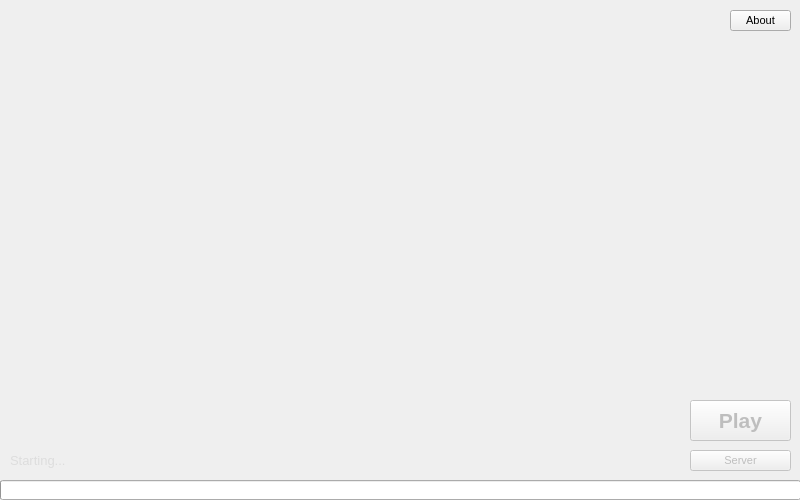
<?xml version="1.0" encoding="UTF-8"?>
<ui version="4.0">
 <class>Updater</class>
 <widget class="QMainWindow" name="Updater">
  <property name="geometry">
   <rect>
    <x>0</x>
    <y>0</y>
    <width>800</width>
    <height>500</height>
   </rect>
  </property>
  <property name="sizePolicy">
   <sizepolicy hsizetype="Fixed" vsizetype="Fixed">
    <horstretch>0</horstretch>
    <verstretch>0</verstretch>
   </sizepolicy>
  </property>
  <property name="minimumSize">
   <size>
    <width>800</width>
    <height>500</height>
   </size>
  </property>
  <property name="maximumSize">
   <size>
    <width>800</width>
    <height>500</height>
   </size>
  </property>
  <property name="windowTitle">
   <string>DVUpdater</string>
  </property>
  <property name="windowIcon">
   <iconset resource="UnrealUpdater.qrc">
    <normaloff>:/data/Res/Icon.png</normaloff>:/data/Res/Icon.png</iconset>
  </property>
  <property name="animated">
   <bool>true</bool>
  </property>
  <widget class="QWidget" name="centralWidget">
   <property name="sizePolicy">
    <sizepolicy hsizetype="Fixed" vsizetype="Fixed">
     <horstretch>0</horstretch>
     <verstretch>0</verstretch>
    </sizepolicy>
   </property>
   <widget class="QProgressBar" name="downloadProgress">
    <property name="geometry">
     <rect>
      <x>0</x>
      <y>480</y>
      <width>801</width>
      <height>20</height>
     </rect>
    </property>
    <property name="focusPolicy">
     <enum>Qt::NoFocus</enum>
    </property>
    <property name="value">
     <number>0</number>
    </property>
    <property name="textVisible">
     <bool>false</bool>
    </property>
   </widget>
   <widget class="QLabel" name="userInformation">
    <property name="geometry">
     <rect>
      <x>10</x>
      <y>450</y>
      <width>661</width>
      <height>20</height>
     </rect>
    </property>
    <property name="palette">
     <palette>
      <active>
       <colorrole role="WindowText">
        <brush brushstyle="SolidPattern">
         <color alpha="255">
          <red>221</red>
          <green>221</green>
          <blue>221</blue>
         </color>
        </brush>
       </colorrole>
       <colorrole role="Text">
        <brush brushstyle="SolidPattern">
         <color alpha="255">
          <red>212</red>
          <green>212</green>
          <blue>212</blue>
         </color>
        </brush>
       </colorrole>
       <colorrole role="ButtonText">
        <brush brushstyle="SolidPattern">
         <color alpha="255">
          <red>220</red>
          <green>220</green>
          <blue>220</blue>
         </color>
        </brush>
       </colorrole>
      </active>
      <inactive>
       <colorrole role="WindowText">
        <brush brushstyle="SolidPattern">
         <color alpha="255">
          <red>221</red>
          <green>221</green>
          <blue>221</blue>
         </color>
        </brush>
       </colorrole>
       <colorrole role="Text">
        <brush brushstyle="SolidPattern">
         <color alpha="255">
          <red>212</red>
          <green>212</green>
          <blue>212</blue>
         </color>
        </brush>
       </colorrole>
       <colorrole role="ButtonText">
        <brush brushstyle="SolidPattern">
         <color alpha="255">
          <red>220</red>
          <green>220</green>
          <blue>220</blue>
         </color>
        </brush>
       </colorrole>
      </inactive>
      <disabled>
       <colorrole role="WindowText">
        <brush brushstyle="SolidPattern">
         <color alpha="255">
          <red>120</red>
          <green>120</green>
          <blue>120</blue>
         </color>
        </brush>
       </colorrole>
       <colorrole role="Text">
        <brush brushstyle="SolidPattern">
         <color alpha="255">
          <red>120</red>
          <green>120</green>
          <blue>120</blue>
         </color>
        </brush>
       </colorrole>
       <colorrole role="ButtonText">
        <brush brushstyle="SolidPattern">
         <color alpha="255">
          <red>120</red>
          <green>120</green>
          <blue>120</blue>
         </color>
        </brush>
       </colorrole>
      </disabled>
     </palette>
    </property>
    <property name="font">
     <font>
      <pointsize>10</pointsize>
      <weight>50</weight>
      <bold>false</bold>
     </font>
    </property>
    <property name="text">
     <string>Starting...</string>
    </property>
   </widget>
   <widget class="QTextBrowser" name="releaseNotes">
    <property name="geometry">
     <rect>
      <x>10</x>
      <y>10</y>
      <width>711</width>
      <height>361</height>
     </rect>
    </property>
    <property name="sizePolicy">
     <sizepolicy hsizetype="Fixed" vsizetype="Fixed">
      <horstretch>0</horstretch>
      <verstretch>0</verstretch>
     </sizepolicy>
    </property>
    <property name="palette">
     <palette>
      <active>
       <colorrole role="WindowText">
        <brush brushstyle="SolidPattern">
         <color alpha="255">
          <red>202</red>
          <green>202</green>
          <blue>202</blue>
         </color>
        </brush>
       </colorrole>
       <colorrole role="Text">
        <brush brushstyle="SolidPattern">
         <color alpha="255">
          <red>202</red>
          <green>202</green>
          <blue>202</blue>
         </color>
        </brush>
       </colorrole>
       <colorrole role="BrightText">
        <brush brushstyle="SolidPattern">
         <color alpha="255">
          <red>202</red>
          <green>202</green>
          <blue>202</blue>
         </color>
        </brush>
       </colorrole>
       <colorrole role="ButtonText">
        <brush brushstyle="SolidPattern">
         <color alpha="255">
          <red>200</red>
          <green>200</green>
          <blue>200</blue>
         </color>
        </brush>
       </colorrole>
       <colorrole role="Base">
        <brush brushstyle="SolidPattern">
         <color alpha="0">
          <red>255</red>
          <green>255</green>
          <blue>255</blue>
         </color>
        </brush>
       </colorrole>
      </active>
      <inactive>
       <colorrole role="WindowText">
        <brush brushstyle="SolidPattern">
         <color alpha="255">
          <red>202</red>
          <green>202</green>
          <blue>202</blue>
         </color>
        </brush>
       </colorrole>
       <colorrole role="Text">
        <brush brushstyle="SolidPattern">
         <color alpha="255">
          <red>202</red>
          <green>202</green>
          <blue>202</blue>
         </color>
        </brush>
       </colorrole>
       <colorrole role="BrightText">
        <brush brushstyle="SolidPattern">
         <color alpha="255">
          <red>202</red>
          <green>202</green>
          <blue>202</blue>
         </color>
        </brush>
       </colorrole>
       <colorrole role="ButtonText">
        <brush brushstyle="SolidPattern">
         <color alpha="255">
          <red>200</red>
          <green>200</green>
          <blue>200</blue>
         </color>
        </brush>
       </colorrole>
       <colorrole role="Base">
        <brush brushstyle="SolidPattern">
         <color alpha="0">
          <red>255</red>
          <green>255</green>
          <blue>255</blue>
         </color>
        </brush>
       </colorrole>
      </inactive>
      <disabled>
       <colorrole role="WindowText">
        <brush brushstyle="SolidPattern">
         <color alpha="255">
          <red>120</red>
          <green>120</green>
          <blue>120</blue>
         </color>
        </brush>
       </colorrole>
       <colorrole role="Text">
        <brush brushstyle="SolidPattern">
         <color alpha="255">
          <red>120</red>
          <green>120</green>
          <blue>120</blue>
         </color>
        </brush>
       </colorrole>
       <colorrole role="BrightText">
        <brush brushstyle="SolidPattern">
         <color alpha="255">
          <red>202</red>
          <green>202</green>
          <blue>202</blue>
         </color>
        </brush>
       </colorrole>
       <colorrole role="ButtonText">
        <brush brushstyle="SolidPattern">
         <color alpha="255">
          <red>120</red>
          <green>120</green>
          <blue>120</blue>
         </color>
        </brush>
       </colorrole>
       <colorrole role="Base">
        <brush brushstyle="SolidPattern">
         <color alpha="255">
          <red>240</red>
          <green>240</green>
          <blue>240</blue>
         </color>
        </brush>
       </colorrole>
      </disabled>
     </palette>
    </property>
    <property name="font">
     <font>
      <pointsize>10</pointsize>
     </font>
    </property>
    <property name="frameShape">
     <enum>QFrame::NoFrame</enum>
    </property>
    <property name="lineWidth">
     <number>0</number>
    </property>
    <property name="verticalScrollBarPolicy">
     <enum>Qt::ScrollBarAlwaysOff</enum>
    </property>
    <property name="horizontalScrollBarPolicy">
     <enum>Qt::ScrollBarAlwaysOff</enum>
    </property>
   </widget>
   <widget class="QTextBrowser" name="streamedMessages">
    <property name="geometry">
     <rect>
      <x>10</x>
      <y>370</y>
      <width>661</width>
      <height>71</height>
     </rect>
    </property>
    <property name="sizePolicy">
     <sizepolicy hsizetype="Fixed" vsizetype="Fixed">
      <horstretch>0</horstretch>
      <verstretch>0</verstretch>
     </sizepolicy>
    </property>
    <property name="palette">
     <palette>
      <active>
       <colorrole role="WindowText">
        <brush brushstyle="SolidPattern">
         <color alpha="255">
          <red>202</red>
          <green>202</green>
          <blue>202</blue>
         </color>
        </brush>
       </colorrole>
       <colorrole role="Text">
        <brush brushstyle="SolidPattern">
         <color alpha="255">
          <red>202</red>
          <green>202</green>
          <blue>202</blue>
         </color>
        </brush>
       </colorrole>
       <colorrole role="BrightText">
        <brush brushstyle="SolidPattern">
         <color alpha="255">
          <red>202</red>
          <green>202</green>
          <blue>202</blue>
         </color>
        </brush>
       </colorrole>
       <colorrole role="ButtonText">
        <brush brushstyle="SolidPattern">
         <color alpha="255">
          <red>200</red>
          <green>200</green>
          <blue>200</blue>
         </color>
        </brush>
       </colorrole>
       <colorrole role="Base">
        <brush brushstyle="SolidPattern">
         <color alpha="0">
          <red>255</red>
          <green>255</green>
          <blue>255</blue>
         </color>
        </brush>
       </colorrole>
      </active>
      <inactive>
       <colorrole role="WindowText">
        <brush brushstyle="SolidPattern">
         <color alpha="255">
          <red>202</red>
          <green>202</green>
          <blue>202</blue>
         </color>
        </brush>
       </colorrole>
       <colorrole role="Text">
        <brush brushstyle="SolidPattern">
         <color alpha="255">
          <red>202</red>
          <green>202</green>
          <blue>202</blue>
         </color>
        </brush>
       </colorrole>
       <colorrole role="BrightText">
        <brush brushstyle="SolidPattern">
         <color alpha="255">
          <red>202</red>
          <green>202</green>
          <blue>202</blue>
         </color>
        </brush>
       </colorrole>
       <colorrole role="ButtonText">
        <brush brushstyle="SolidPattern">
         <color alpha="255">
          <red>200</red>
          <green>200</green>
          <blue>200</blue>
         </color>
        </brush>
       </colorrole>
       <colorrole role="Base">
        <brush brushstyle="SolidPattern">
         <color alpha="0">
          <red>255</red>
          <green>255</green>
          <blue>255</blue>
         </color>
        </brush>
       </colorrole>
      </inactive>
      <disabled>
       <colorrole role="WindowText">
        <brush brushstyle="SolidPattern">
         <color alpha="255">
          <red>120</red>
          <green>120</green>
          <blue>120</blue>
         </color>
        </brush>
       </colorrole>
       <colorrole role="Text">
        <brush brushstyle="SolidPattern">
         <color alpha="255">
          <red>120</red>
          <green>120</green>
          <blue>120</blue>
         </color>
        </brush>
       </colorrole>
       <colorrole role="BrightText">
        <brush brushstyle="SolidPattern">
         <color alpha="255">
          <red>202</red>
          <green>202</green>
          <blue>202</blue>
         </color>
        </brush>
       </colorrole>
       <colorrole role="ButtonText">
        <brush brushstyle="SolidPattern">
         <color alpha="255">
          <red>120</red>
          <green>120</green>
          <blue>120</blue>
         </color>
        </brush>
       </colorrole>
       <colorrole role="Base">
        <brush brushstyle="SolidPattern">
         <color alpha="255">
          <red>240</red>
          <green>240</green>
          <blue>240</blue>
         </color>
        </brush>
       </colorrole>
      </disabled>
     </palette>
    </property>
    <property name="font">
     <font>
      <pointsize>10</pointsize>
     </font>
    </property>
    <property name="frameShape">
     <enum>QFrame::NoFrame</enum>
    </property>
    <property name="lineWidth">
     <number>0</number>
    </property>
    <property name="verticalScrollBarPolicy">
     <enum>Qt::ScrollBarAlwaysOff</enum>
    </property>
    <property name="horizontalScrollBarPolicy">
     <enum>Qt::ScrollBarAlwaysOff</enum>
    </property>
   </widget>
   <widget class="QPushButton" name="launchGame">
    <property name="enabled">
     <bool>false</bool>
    </property>
    <property name="geometry">
     <rect>
      <x>690</x>
      <y>400</y>
      <width>101</width>
      <height>41</height>
     </rect>
    </property>
    <property name="font">
     <font>
      <pointsize>16</pointsize>
      <weight>75</weight>
      <bold>true</bold>
     </font>
    </property>
    <property name="text">
     <string>Play</string>
    </property>
    <property name="icon">
     <iconset resource="UnrealUpdater.qrc">
      <normaloff>:/data/Res/Launch.png</normaloff>:/data/Res/Launch.png</iconset>
    </property>
    <property name="iconSize">
     <size>
      <width>35</width>
      <height>35</height>
     </size>
    </property>
    <property name="autoDefault">
     <bool>true</bool>
    </property>
    <property name="default">
     <bool>true</bool>
    </property>
    <property name="flat">
     <bool>false</bool>
    </property>
   </widget>
   <widget class="QPushButton" name="about">
    <property name="enabled">
     <bool>true</bool>
    </property>
    <property name="geometry">
     <rect>
      <x>730</x>
      <y>10</y>
      <width>61</width>
      <height>21</height>
     </rect>
    </property>
    <property name="font">
     <font>
      <pointsize>8</pointsize>
     </font>
    </property>
    <property name="text">
     <string>About</string>
    </property>
    <property name="icon">
     <iconset resource="UnrealUpdater.qrc">
      <normaloff>:/data/Res/Icon.png</normaloff>:/data/Res/Icon.png</iconset>
    </property>
    <property name="iconSize">
     <size>
      <width>15</width>
      <height>15</height>
     </size>
    </property>
    <property name="flat">
     <bool>false</bool>
    </property>
   </widget>
   <widget class="QLabel" name="image">
    <property name="geometry">
     <rect>
      <x>0</x>
      <y>0</y>
      <width>800</width>
      <height>500</height>
     </rect>
    </property>
    <property name="font">
     <font>
      <stylestrategy>PreferAntialias</stylestrategy>
     </font>
    </property>
    <property name="text">
     <string/>
    </property>
    <property name="pixmap">
     <pixmap resource="UnrealUpdater.qrc">:/data/Res/MainBackground.png</pixmap>
    </property>
   </widget>
   <widget class="QPushButton" name="launchServer">
    <property name="enabled">
     <bool>false</bool>
    </property>
    <property name="geometry">
     <rect>
      <x>690</x>
      <y>450</y>
      <width>101</width>
      <height>21</height>
     </rect>
    </property>
    <property name="font">
     <font>
      <pointsize>8</pointsize>
      <weight>50</weight>
      <bold>false</bold>
     </font>
    </property>
    <property name="text">
     <string>Server</string>
    </property>
    <property name="iconSize">
     <size>
      <width>80</width>
      <height>30</height>
     </size>
    </property>
    <property name="autoDefault">
     <bool>true</bool>
    </property>
    <property name="default">
     <bool>true</bool>
    </property>
    <property name="flat">
     <bool>false</bool>
    </property>
   </widget>
   <zorder>image</zorder>
   <zorder>downloadProgress</zorder>
   <zorder>userInformation</zorder>
   <zorder>releaseNotes</zorder>
   <zorder>streamedMessages</zorder>
   <zorder>launchGame</zorder>
   <zorder>about</zorder>
   <zorder>launchServer</zorder>
  </widget>
 </widget>
 <layoutdefault spacing="6" margin="11"/>
 <resources>
  <include location="UnrealUpdater.qrc"/>
 </resources>
 <connections/>
</ui>
